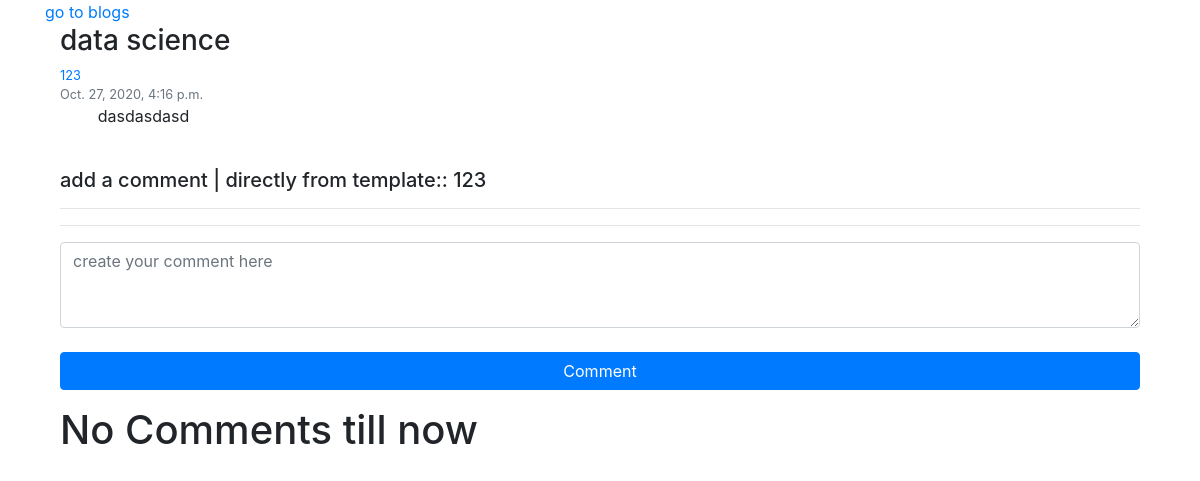
/view_blog/10 (signed in), run on an earlier commit of the app's database.
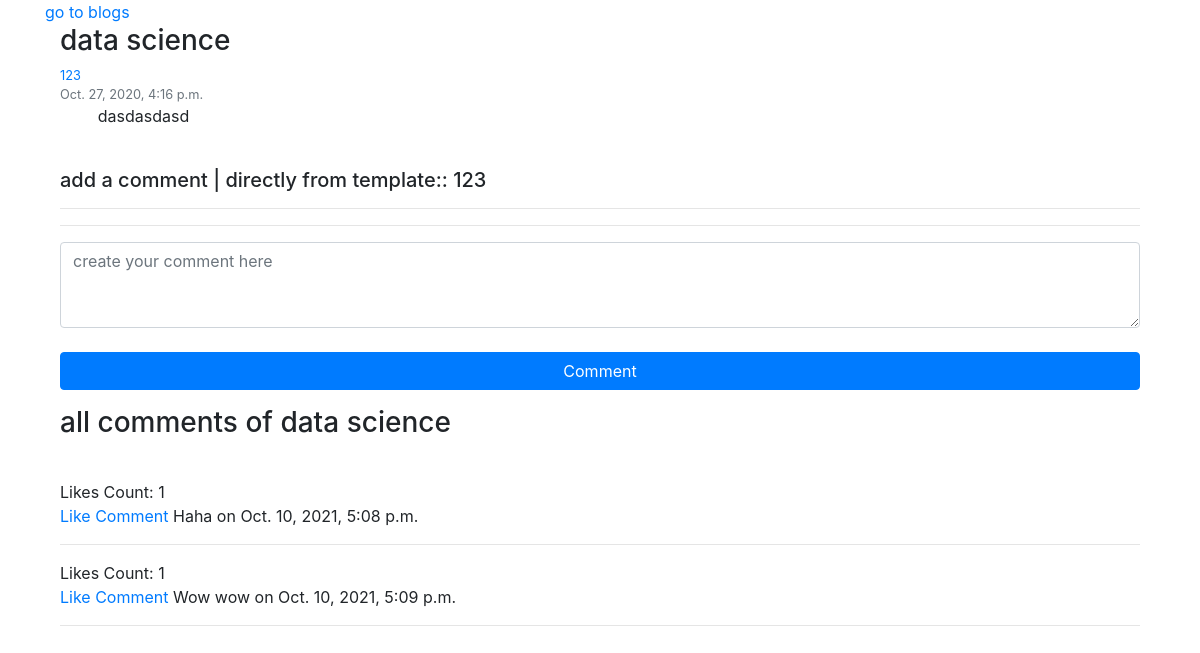
And on a later commit of the database.
### home/models.py (models this page shows, shortened)
class Blog(models.Model):
    aurthor = models.ForeignKey(User , null=True , on_delete=models.CASCADE)
    title = models.CharField(max_length=20)
    content = models.TextField()
    time = models.DateTimeField(auto_now_add=True)
    def __str__(self):
        return (self.title)

class Comment(models.Model):
    post = models.ForeignKey(Blog, null=True ,blank=True, related_name='comments', on_delete=models.CASCADE)
    name = models.ForeignKey(User, on_delete=models.CASCADE, null=True, blank=True)
    content = models.TextField(null=True,blank=True)
    date_added = models.DateTimeField(auto_now_add=True)
    like = models.ManyToManyField(User , related_name='likes')

### home/views.py (the view, shortened to what this page needs)
# urls.py: path('view_blog/<int:pk_second>', views.view_blog, name='view_blog'),
def view_blog(request, pk_second):
    if request.user.is_anonymous:
        return redirect("login")
    else:
        blog = Blog.objects.get(pk=pk_second)
        users = User.objects.all()
        commenty = blog.comments.annotate(
            count=Count('like')).order_by('-count')
        form = Comments(initial={'post': blog})
        context = {'blog': blog, 'commenty': commenty,
                   'form': form}
        return render(request, 'view_blog.html', context )

### home/forms.py
class Comments(forms.ModelForm):
    class Meta:
        model = Comment
        fields = ('post','content')
        widgets={
        'post' : forms.Select(attrs={'class':'form-control' ,'placeholder':' Name'}),
        'content' : forms.Textarea(attrs={'class':'form-control' , 'rows' : 3 ,'placeholder':'create your comment here'}),
        }

### templates/view_blog.html (shortened to what this page needs)
<html>
<head>
    <link rel="stylesheet" href="https://stackpath.bootstrapcdn.com/bootstrap/4.5.2/css/bootstrap.min.css"
>
</head>
<body class='container'>
    <a href="/blogs"> go to blogs</a>
    <div class="container">
        <h3>{{blog.title}}</h3>
        <small class="text-muted">
            <a href='{% url "user_profile" blog.aurthor.id %}'>
                {{blog.aurthor.username}}
            </a>
            <br />
            {{blog.time}}
        </small>
        <p style="white-space:pre-wrap;text-indent: 1cm;">{{blog.content}} </p>
        <br>
        <h5>
            add a comment {{aurthor}} | directly from template:: {{user}}
        </h5>
        <form method="POST">
            <hr>
            <hr>
            {{form.content}}
            <br>
            <button value="submit" type='submit' class="btn btn-primary btn-block">Comment </button>
        </form>
        {% if commenty %}
        <h3>
            all comments of {{blog.title}}
        </h3>
        <br>
        {% for comment in commenty %}
        {%if comment.name %}
        Likes Count: {{comment.like.all | length}} <br>
        {%if request.user in comment.like.all %}
        <a href="#">Liked Comment</a>
        {%else %}
        <a href="{{blog.pk}}/like/{{comment.pk}}">Like Comment</a>
        {%endif %}
        {%else %}
        <h4>Guest </h4>
        {%endif %}
        {{ comment.content }}
        on
        {{ comment.date_added }}
        <hr>
        {% endfor %}
        {% else %}
        <h1>
            No Comments till now
        </h1>
        {% endif %}
    </div>
</body>
</html>

What changed in the data, as far as the page shows it:
shown differently, row unchanged: Blog "data science": title (not shown) → "data science"
added Comment: like.all|length "1", content "Haha", date_added "Oct. 10, 2021, 5:08 p.m."
added Comment: like.all|length "1", content "Wow wow", date_added "Oct. 10, 2021, 5:09 p.m."
Also different on the page:
text no longer shown: "No Comments till now"
text now shown: "all comments of"
